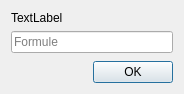
<?xml version="1.0" encoding="UTF-8"?>
<ui version="4.0">
 <class>FormulaAssistantDialog</class>
 <widget class="QDialog" name="FormulaAssistantDialog">
  <property name="geometry">
   <rect>
    <x>0</x>
    <y>0</y>
    <width>184</width>
    <height>94</height>
   </rect>
  </property>
  <property name="windowTitle">
   <string>Assistant de formule</string>
  </property>
  <layout class="QVBoxLayout" name="verticalLayout">
   <item>
    <widget class="QLabel" name="m_label">
     <property name="text">
      <string>TextLabel</string>
     </property>
    </widget>
   </item>
   <item>
    <widget class="QLineEdit" name="m_line_edit">
     <property name="placeholderText">
      <string>Formule</string>
     </property>
    </widget>
   </item>
   <item>
    <spacer name="verticalSpacer">
     <property name="orientation">
      <enum>Qt::Vertical</enum>
     </property>
     <property name="sizeHint" stdset="0">
      <size>
       <width>20</width>
       <height>40</height>
      </size>
     </property>
    </spacer>
   </item>
   <item>
    <widget class="QDialogButtonBox" name="m_button_box">
     <property name="orientation">
      <enum>Qt::Horizontal</enum>
     </property>
     <property name="standardButtons">
      <set>QDialogButtonBox::Ok</set>
     </property>
    </widget>
   </item>
  </layout>
 </widget>
 <resources/>
 <connections>
  <connection>
   <sender>m_button_box</sender>
   <signal>accepted()</signal>
   <receiver>FormulaAssistantDialog</receiver>
   <slot>accept()</slot>
   <hints>
    <hint type="sourcelabel">
     <x>248</x>
     <y>254</y>
    </hint>
    <hint type="destinationlabel">
     <x>157</x>
     <y>274</y>
    </hint>
   </hints>
  </connection>
  <connection>
   <sender>m_button_box</sender>
   <signal>rejected()</signal>
   <receiver>FormulaAssistantDialog</receiver>
   <slot>reject()</slot>
   <hints>
    <hint type="sourcelabel">
     <x>316</x>
     <y>260</y>
    </hint>
    <hint type="destinationlabel">
     <x>286</x>
     <y>274</y>
    </hint>
   </hints>
  </connection>
 </connections>
</ui>
